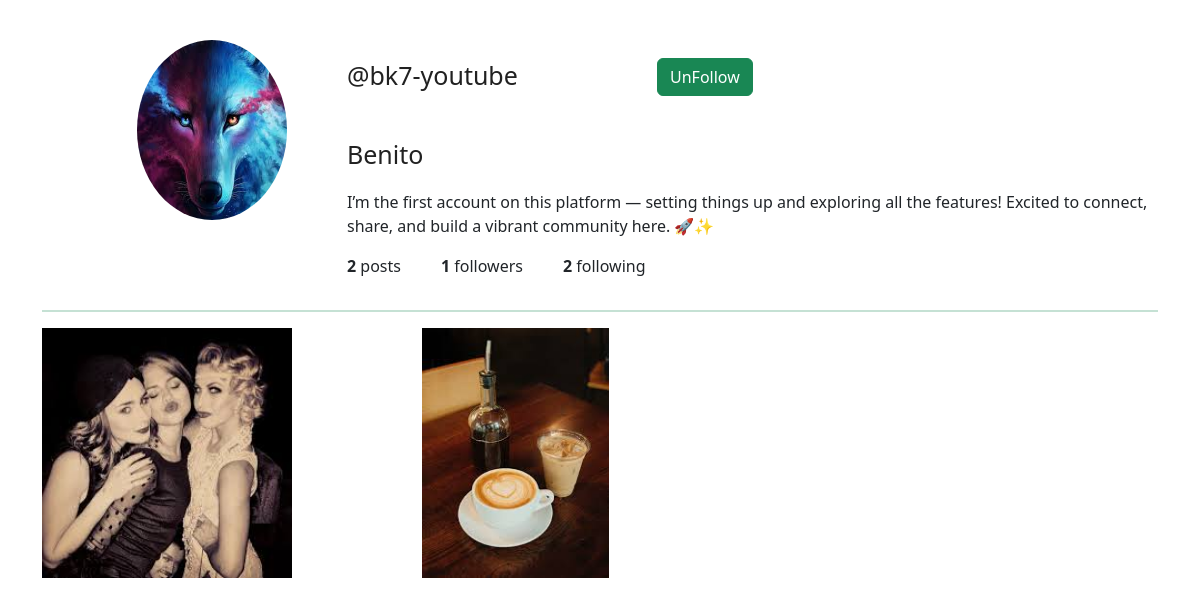
/5/profile/, run on the app's committed database.
### base/models.py (models this page shows, shortened)
class Profile(models.Model):
    user=models.OneToOneField(User,null=True,on_delete=models.CASCADE)
    description = models.TextField(blank=True)
    fname = models.TextField(blank=True)
    lname = models.TextField(blank=True)
    username=models.TextField(blank=True)
    profileimg = models.ImageField(upload_to='profile_images', default='blank-profile-picture.png')
    def __str__(self):
        return(str(self.user))

class Post(models.Model):
    title=models.CharField(max_length=255)
    image=models.ImageField(null=True,blank=True,upload_to="images/")
    title_tag=models.CharField(max_length=255,default="")
    author=models.ForeignKey(Profile,on_delete=models.CASCADE)
    caption=RichTextField(blank=True,null=True)
    post_date=models.DateField(auto_now_add=True)
    location=models.CharField(max_length=255,default="")
    no_of_likes=models.IntegerField(default=0)

### base/views.py (the view)
# urls.py: path('<int:pk>/profile/',ShowProfilePageView.as_view(),name='show_profile_page'),
class ShowProfilePageView(DetailView):
    model = Profile
    template_name = 'base/Otherprofile.html'
    def get_context_data(self,*args,**kwargs):
        context=super(ShowProfilePageView,self).get_context_data(*args,**kwargs)
        page_user=get_object_or_404(Profile,id=self.kwargs['pk'])
        logged_in_user_posts = Post.objects.filter(author=page_user)
        if FollowersCount.objects.filter(user=page_user).first():
            button_text='UnFollow'
        else:
            button_text='Follow'
        user_followers=len(FollowersCount.objects.filter(user=page_user))
        user_following=len(FollowersCount.objects.filter(follower=page_user))
        num_posts=len(logged_in_user_posts)
        context["page_user"]=page_user
        context['logged_in_user_posts']=logged_in_user_posts
        context['num_posts']=num_posts
        context['button_text']=button_text
        context['user_followers']=user_followers
        context['user_following']=user_following
        return context

### base/templates/base/Otherprofile.html (shortened to what this page needs)
{% extends 'main.html' %}
{% load static %}
{% block styles %}
<link rel="stylesheet" href="{% static 'styles/otherprofile.css' %}" />
{% endblock %}
{% block content %}
<div class="container" style="margin-top:20px;">
    <div class="row m-b-r m-t-3"  style="margin-top:40px;">
        <div class="col-md-2 offset-md-1">
            <img src="{{ page_user.profileimg.url }}" alt="profileimg" class="img-circle rounded-circle img-fluid" style="height: 180px; width: 150px;">
        </div>
        <div class="col-md-9 p-t-2"  style="margin-top:20px;">
            <h2 class="h2-responsive">@{{page_user.username}} </h2>
            <form action="/follow" method="POST">
            {% if page_user.id != request.user.id %}
            <a data-ripple="">
            <button type="submit" class="btn btn-success follow-btn" style="position: relative;left: 300px; bottom: 40px;">{{button_text}}</button></h2>
            </a>
            {% endif %}
            <p class="profile-name">{{page_user.fname}}</p>
            <p style="position: relative;left: 20px;">{{page_user.description}}</p>
            <ul class="flex-menu">
                <li><strong>{{num_posts}}</strong> posts</li>
                <li><strong>{{user_followers}}</strong> followers</li>
                <li><strong>{{user_following}}</strong> following</li>
            </ul>
           </form>
        </div>
    </div>
    <hr class="border border-1 border-success">
    <div class="row">
        {% for post in logged_in_user_posts %}
        <div class="col-sm-12 col-md-6 col-lg-4">
            <div class="view overlay hm-black-light m-b-2">
                <a href="{{post.image.url}}">
                <img src="{{post.image.url}}" class="img-fluid cursor-pointer" alt="" style="height: 250px;">
                </a>
            </div>
        </div>
        {% endfor %}
    </div>
</div>
{% endblock %}

### static/styles/Otherprofile.css (style rules this page uses)
body { background:#eee; }
html, body, .view { height:100%; }
.flex-menu { display:flex; cursor: pointer; }
.flex-menu li:not(:last-child) { margin-right:40px; }
.profile-name { font-weight:500; font-size: 25px; color: #212121; padding-left: 20px; }
.h2-responsive { font-weight:400; font-size: 25px; color: #212121; padding-left: 20px; }
.flex-menu { list-style:none; position: relative; right:12px; }
.follow-btn { margin-left: 30px; }

### data on the page
Profile: profileimg (picture), username "bk7-youtube", fname "Benito", description "I’m the first account on this platform — setting things up and exploring all the features! Excited to connect, share, and build a vibrant community here. 🚀✨"
Post: image (picture)
Post: image (picture)

### other printed values
{{ button_text }} "UnFollow"
{{ num_posts }} "2"
{{ user_followers }} "1"
{{ user_following }} "2"
